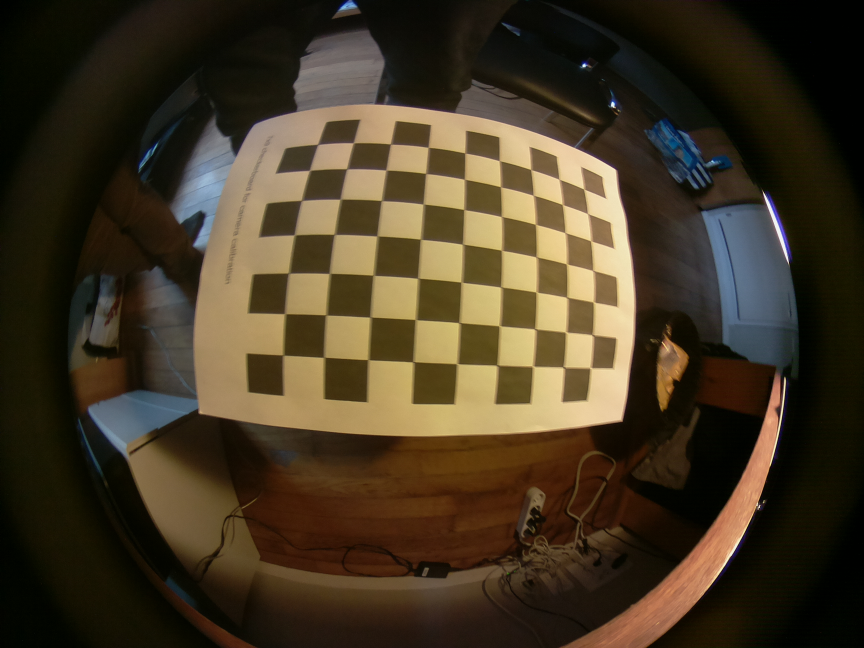
#> input picture Vision/test_fisheye_quentin/chessboard_9.jpg, 2592 x 1944 px (shown at 1/3 size)
$ python undistort.py chessboard_9.jpg   (older library calls are emulated)
#> lines starting #> are read from the running program, lines starting #| are printed output that depends on the picture
# -*- coding: utf-8 -*-
"""
Created on Sat Jan 27 16:23:41 2018

@author: Quentin
"""

import numpy as np
import cv2
import sys

# You should replace these 3 lines with the output in calibration step
DIM=(2592, 1944)
K=np.array([[573.6192050641611, 0.0, 1774.3113274734023], [0.0, 1408.703595417901, 2059.2587981631586], [0.0, 0.0, 1.0]])
D=np.array([[-0.14503449678445798, -0.29975906060455243, -0.1658672096676059, 0.02495240642894691]])

#DIM=(2592, 1944)
#K=np.array([[-0.24349914134905026, -0.0, 1665.086230352619], [0.0, 2874.158382224394, 848.6163239966586], [0.0, 0.0, 1.0]])
#D=np.array([[-1230371.2377231903], [-784519.008633554], [974448340.5979233], [-275460775128.9717]])

def undistort(img_path):
#> called with img_path = 'chessboard_9.jpg'
    img = cv2.imread(img_path)
#> img is the input picture: shape (1944, 2592, 3); mean B, G, R 36.4, 55.9, 67.7
    h,w = img.shape[:2]
#> h = 1944; w = 2592
    map1, map2 = cv2.fisheye.initUndistortRectifyMap(K, D, np.eye(3), K, DIM, cv2.CV_16SC2)
    undistorted_img = cv2.remap(img, map1, map2, interpolation=cv2.INTER_LINEAR, borderMode=cv2.BORDER_CONSTANT)
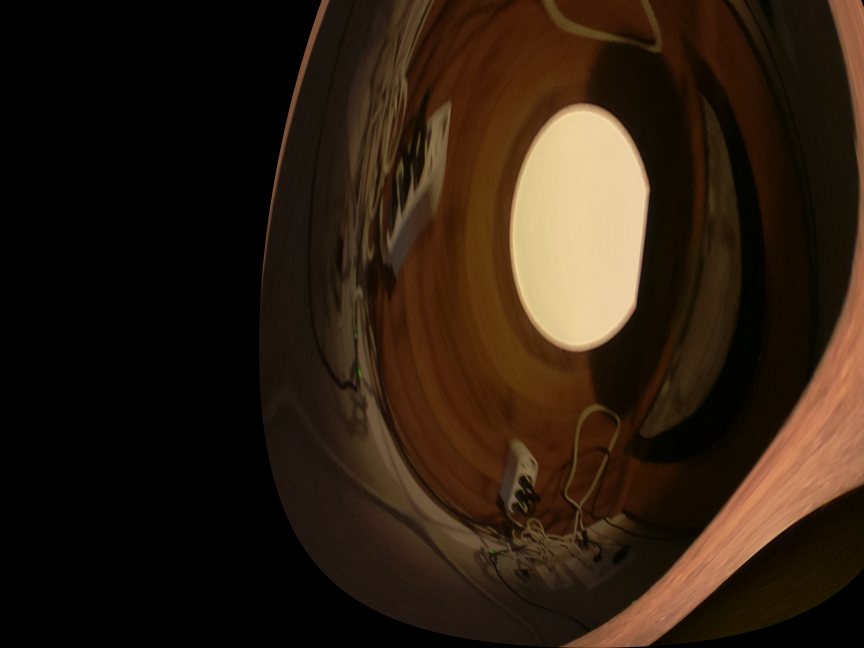
#> undistorted_img: shape (1944, 2592, 3) (shown at 1/3 size); mean B, G, R 17.4, 30.3, 45
#    cv2.imshow("undistorted", undistorted_img)
#    cv2.waitKey(0)
#    cv2.destroyAllWindows()
    cv2.imwrite("output.jpg", undistorted_img)
if __name__ == '__main__':
    for p in sys.argv[1:]:
        undistort(p)

undistort("chessboard_9.jpg")
